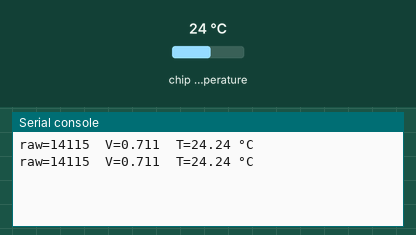
Bench run of a program on a simulated Raspberry Pi Pico running MicroPython. On the bench: the last lines printed to the serial console. Inputs (shaded band) come from the test bench; at power-on: chip temperature 24 °C.

Above: at 1.2 s.
1.3 s: chip temperature set to 1 °C
At 2.8 s:
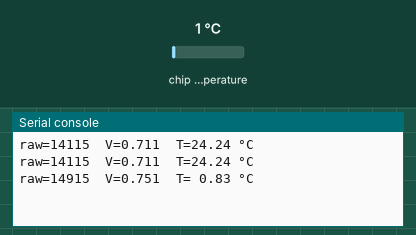
3.5 s: chip temperature set to 11 °C
At 4.8 s:
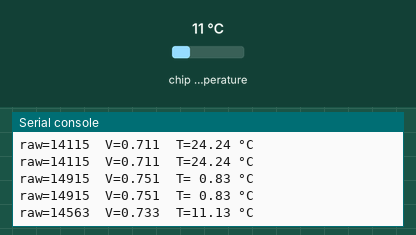

Measured:
- after the input at 1.3 s, the serial console: prints a new line after 0.70 s (image 1)
- after the input at 3.5 s, the serial console: prints a new line after 0.50 s (image 2)

The program:

11_ADC_TempSensor.py
```python
# ================================================================
#  파일명    : 11_ADC_TempSensor.py
#  설명      : Pico 내장 온도센서 (ADC 채널 4) 로 온도 측정
#             내부 다이오드의 순방향 전압이 온도에 따라 변하는 특성을
#             이용. 데이터시트 공식으로 섭씨 온도로 변환
#              T(°C) = 27 - (V - 0.706) / 0.001721
#             정밀도는 ±3°C 수준 (실내 온도 참고용)
#  참고      : 외부 부품 필요 없음 · Pico 내부 회로만 사용
#  대상 부품 : Pico 2W 내장 온도센서 · ADC(4)
#  보드      : YeonTahn Board V1
#  회사      : TouchLabs (https://touchlabs.kr)
#  작성자    : yangjipsa
#  작성일    : 2026-08-28
# ================================================================

from machine import ADC
from time import sleep

# ---------- 핀 설정 ----------
sensor = ADC(4)             # 내장 온도센서 (핀 아님 · 채널 4)

VREF = 3.3                  # ADC 기준 전압
FULL = 65535                # 16-bit 최대값

try:
    while True:
        raw = sensor.read_u16()
        volt = raw * VREF / FULL
        temp = 27 - (volt - 0.706) / 0.001721

        print(f"raw={raw:5d}  V={volt:.3f}  T={temp:5.2f} °C")
        sleep(1)

except KeyboardInterrupt:
    pass
```
